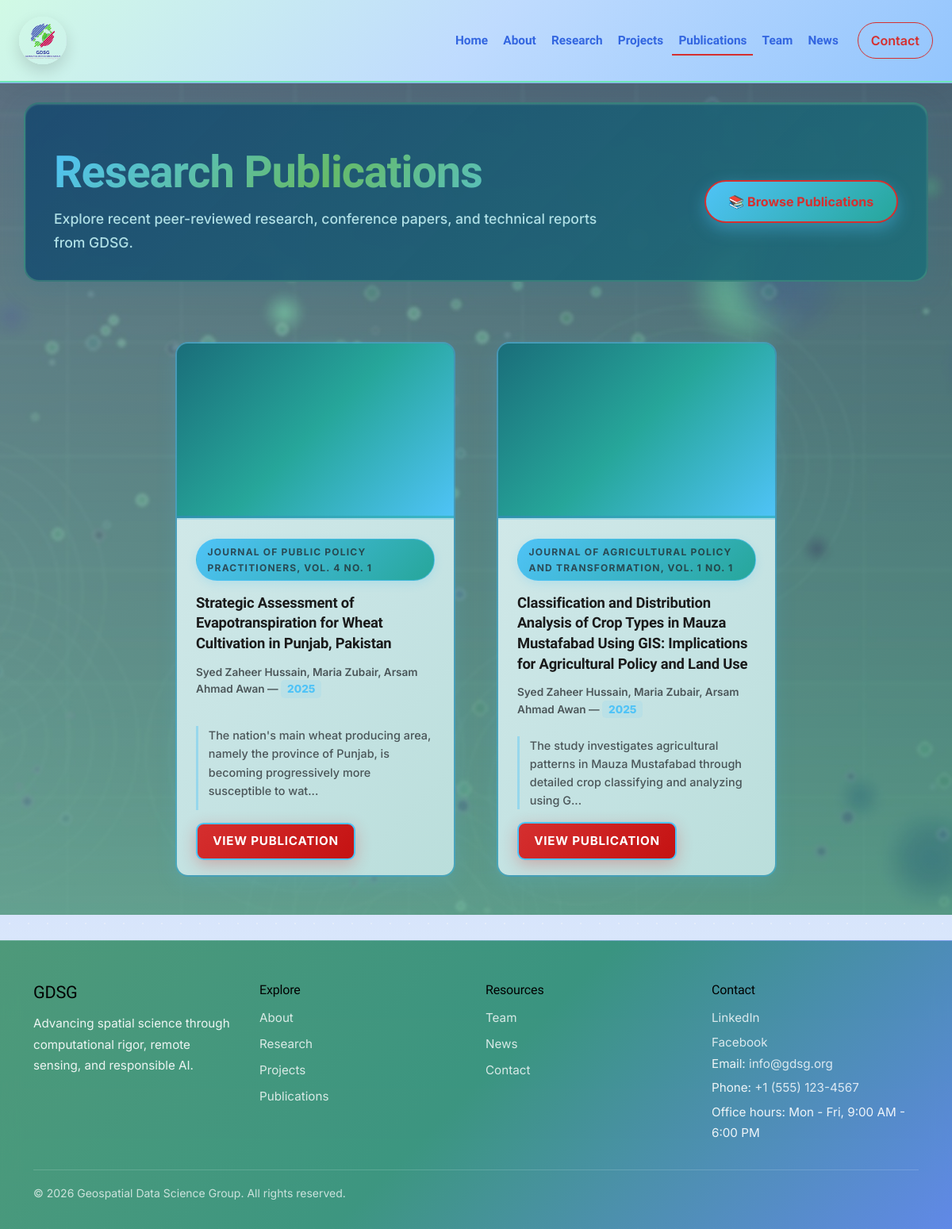
The page /publications.php on the database its author committed.
### tables this page shows
CREATE TABLE IF NOT EXISTS publications (
    id INT AUTO_INCREMENT PRIMARY KEY,
    title VARCHAR(255) NOT NULL,
    authors VARCHAR(255),
    journal VARCHAR(255),
    volume VARCHAR(50),
    issue VARCHAR(50),
    pages VARCHAR(50),
    year YEAR,
    published_date DATE,
    summary TEXT,
    abstract TEXT,
    keywords TEXT,
    doi VARCHAR(255),
    pdf_url VARCHAR(255),
    journal_url VARCHAR(255),
    featured_image VARCHAR(255),
    issn_e VARCHAR(20),
    issn_p VARCHAR(20),
    publication_frequency VARCHAR(100),
    peer_review_type VARCHAR(100),
    publication_fee VARCHAR(100),
    abbreviation VARCHAR(50),
    created_at TIMESTAMP DEFAULT CURRENT_TIMESTAMP,
    updated_at TIMESTAMP DEFAULT CURRENT_TIMESTAMP ON UPDATE CURRENT_TIMESTAMP
);

### includes/components.php (called while the page is built, shortened)
<?php
function get_publications_filtered($pdo, $limit = 12, $q = null, $year = null) {
    try {
        $sql = 'SELECT id, title, authors, journal, year, summary, pdf_url, featured_image, created_at FROM publications WHERE 1=1';
        $params = [];
        $sql .= ' ORDER BY COALESCE(year, created_at) DESC LIMIT :limit';
        $stmt = $pdo->prepare($sql);
        $stmt->bindValue(':limit', (int)$limit, PDO::PARAM_INT);
        $stmt->execute();
        return $stmt->fetchAll(PDO::FETCH_ASSOC);
    } catch (Exception $e) {
        return [];
    }
}
?>

### publications.php (the view, shortened to what this page needs)
<?php
require __DIR__ . '/includes/db.php';
require __DIR__ . '/includes/components.php';
require __DIR__ . '/includes/header.php';
$q = trim($_GET['q'] ?? '');
$year = trim($_GET['year'] ?? '');
?>
<section class="publications-section py-5">
    <div class="container">
        <div class="publications-header row align-items-center gy-4">
            <div class="col-lg-8">
                <div class="publications-header-content">
                    <h1 class="publications-title display-5 fw-bold">Research Publications</h1>
                    <p class="publications-subtitle lead">Explore recent peer-reviewed research, conference papers, and technical reports from GDSG.</p>
                </div>
            </div>
            <div class="col-lg-4 text-lg-end">
                <button class="btn btn-primary publications-browse-btn" onclick="openPublicationsListModal()">📚 Browse Publications</button>
            </div>
        </div>
        <div id="publication-list" class="row g-4 mt-5 stagger justify-content-center publication-cards-container">
            <?php
            $pubs = get_publications_filtered($pdo, 12, $q ?: null, $year ?: null);
            if (!empty($pubs)) {
                foreach ($pubs as $p) {
                    ?>
                <div class="col-md-6 col-xl-4">
                        <article class="card publication-card card-soft image-card h-100 tilt-card" style="cursor: pointer;" onclick="openPublicationModal(<?php echo htmlspecialchars(json_encode($p)); ?>)">
                            <div class="publication-card-img-wrapper">
                            </div>
                            <div class="image-card__body d-flex flex-column publication-card-body">
                                <span class="publication-journal text-muted small"><?php echo htmlspecialchars($p['journal'] ?: 'Publication'); ?></span>
                                <h3 class="publication-title h5 mt-2"><?php echo htmlspecialchars($p['title']); ?></h3>
                                <p class="publication-meta text-muted small"><?php echo htmlspecialchars($p['authors']); ?> — <span class="publication-year"><?php echo htmlspecialchars($p['year']); ?></span></p>
                                <?php if (!empty($p['summary'])): ?>
                                    <p class="publication-summary text-muted small"><?php echo htmlspecialchars(mb_substr($p['summary'],0,120)) . '...'; ?></p>
                                <?php endif; ?>
                                <a href="publication_detail.php?id=<?php echo (int)$p['id']; ?>" class="btn btn-outline-secondary btn-sm publication-view-btn align-self-start mt-auto">View publication</a>
                            </div>
                        </article>
                    </div>
                    <?php
                }
            }
            ?>
        </div>
    </div>
</section>
<?php include __DIR__ . '/includes/footer.php'; ?>

### publications.php (style rules this page uses)
html { scroll-behavior: smooth; }

### rows shown on the page
publications: journal "JOURNAL OF PUBLIC POLICY PRACTITIONERS, VOL. 4 NO. 1", title "Strategic Assessment of Evapotranspiration for Wheat Cultivation in Punjab, Pakistan", authors "Syed Zaheer Hussain, Maria Zubair, Arsam Ahmad Awan", year "2025", summary "The nation's main wheat producing area, namely the province of Punjab, is becoming progressively more susceptible to wat"
publications: journal "JOURNAL OF AGRICULTURAL POLICY AND TRANSFORMATION, VOL. 1 NO. 1", title "Classification and Distribution Analysis of Crop Types in Mauza Mustafabad Using GIS: Implications for Agricultural Policy and Land Use", authors "Syed Zaheer Hussain, Maria Zubair, Arsam Ahmad Awan", year "2025", summary "The study investigates agricultural patterns in Mauza Mustafabad through detailed crop classifying and analyzing using G"
